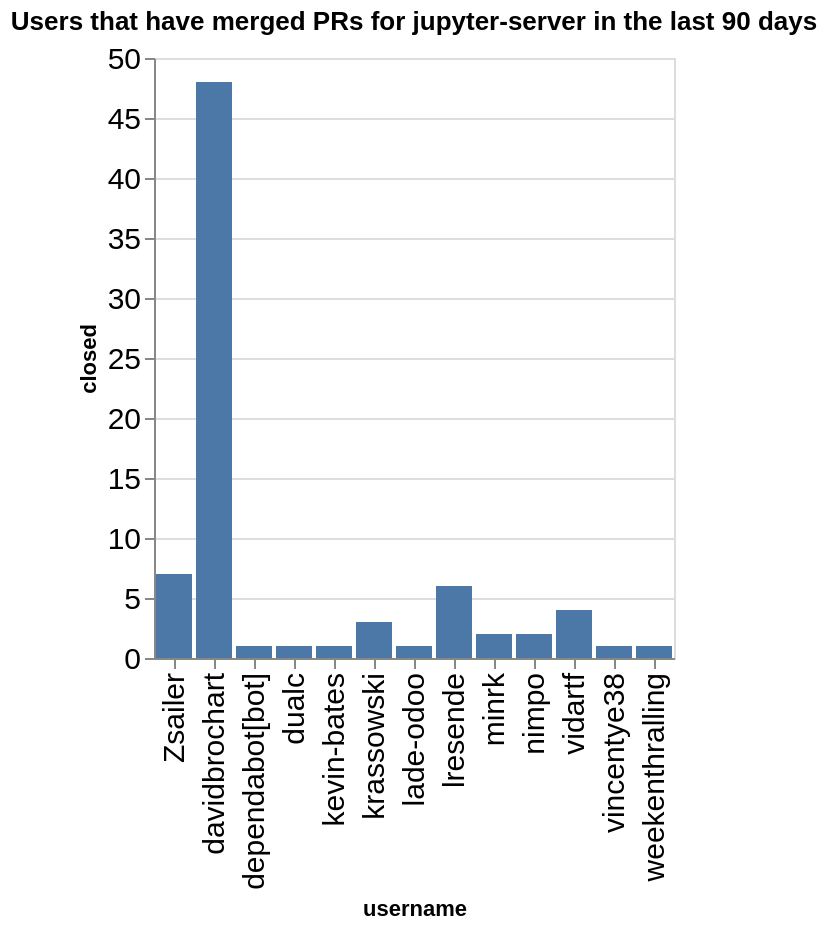

The cell this chart's notebook holds for it:
### Code cell
charts = []
title = f"Users that have merged PRs for {github_org} in the last {n_days} days"
ch = alt.Chart(data=closed_by_repo.replace(np.nan, 0), title=title).mark_bar().encode(
    x='username',
    y='closed',
)
ch

### Figure 1 — Vega-Lite specification as saved in the notebook (floating-point values rounded to 4 significant figures)
{"config": {"axisLeft": {"labelFontSize": 15}, "axisBottom": {"labelFontSize": 15}}, "data": {"name": "data-fca6356bfe6a0e55d3f2a3f5de38621e"}, "mark": {"type": "bar"}, "encoding": {"x": {"field": "username", "type": "nominal"}, "y": {"field": "closed", "type": "quantitative"}}, "title": "Users that have merged PRs for jupyter-server in the last 90 days", "$schema": "https://vega.github.io/schema/vega-lite/v5.20.1.json", "datasets": {"data-fca6356bfe6a0e55d3f2a3f5de38621e": [{"name": "enterprise_gateway", "username": "lresende", "closed": 6}, {"name": "enterprise_gateway", "username": "weekenthralling", "closed": 1}, {"name": "fps", "username": "davidbrochart", "closed": 3}, {"name": "gateway_provisioners", "username": "kevin-bates", "closed": 1}, {"name": "jupyter-resource-usage", "username": "krassowski", "closed": 1}, {"name": "jupyter-resource-usage", "username": "nimpo", "closed": 2}, {"name": "jupyter_server", "username": "Zsailer", "closed": 6}, {"name": "jupyter_server", "username": "dependabot[bot]", "closed": 1}, {"name": "jupyter_server", "username": "dualc", "closed": 1}, {"name": "jupyter_server", "username": "lade-odoo", "closed": 1}, {"name": "jupyter_server", "username": "minrk", "closed": 2}, {"name": "jupyter_server", "username": "vidartf", "closed": 2}, {"name": "jupyter_server", "username": "vincentye38", "closed": 1}, {"name": "jupyter_server_terminals", "username": "Zsailer", "closed": 1}, {"name": "jupyter_ydoc", "username": "davidbrochart", "closed": 7}, {"name": "jupyter_ydoc", "username": "krassowski", "closed": 2}, {"name": "jupyverse", "username": "davidbrochart", "closed": 38}, {"name": "team-compass", "username": "vidartf", "closed": 2}]}}
